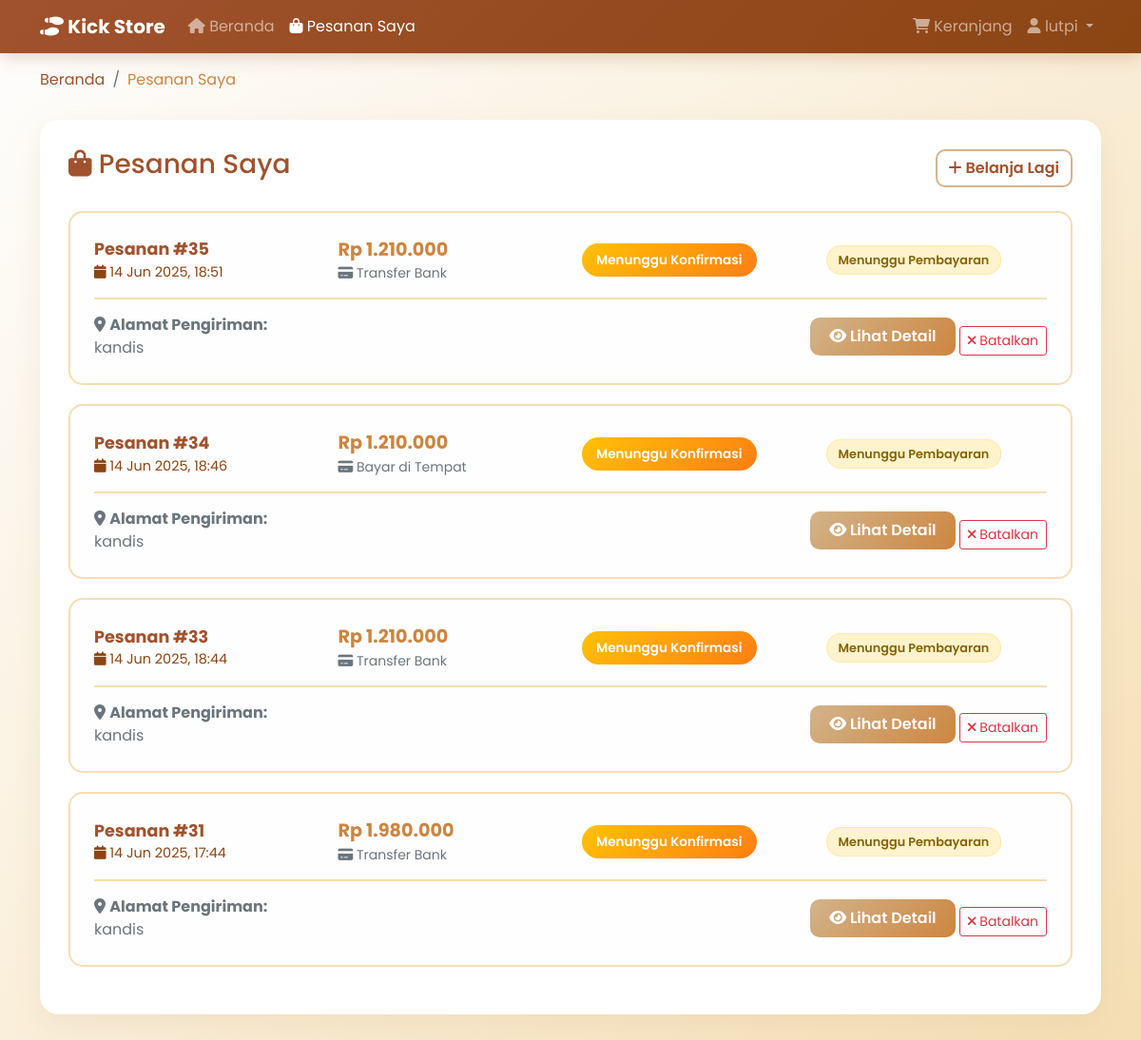
/buyer/orders.php (signed in), run on the app's committed database.
### tables this page shows
CREATE TABLE `orders` (
  `id` int NOT NULL,
  `user_id` int NOT NULL,
  `total_amount` decimal(10,2) NOT NULL,
  `subtotal` decimal(10,2) DEFAULT '0.00',
  `tax_amount` decimal(10,2) DEFAULT '0.00',
  `shipping_amount` decimal(10,2) DEFAULT '0.00',
  `status` enum('pending','confirmed','shipped','delivered','cancelled') DEFAULT 'pending',
  `payment_status` enum('pending','paid','failed') DEFAULT 'pending',
  `payment_method` varchar(50) DEFAULT NULL,
  `shipping_address` text,
  `notes` text,
  `created_at` timestamp NULL DEFAULT CURRENT_TIMESTAMP
);

### buyer/orders.php (the view, shortened to what this page needs)
<?php
$database = new Database();
$db = $database->getConnection();
$query = "SELECT * FROM orders WHERE user_id = ? ORDER BY created_at DESC";
$stmt = $db->prepare($query);
$stmt->execute([$_SESSION['user_id']]);
$orders = $stmt->fetchAll(PDO::FETCH_ASSOC);
?>
<!DOCTYPE html>
<html lang="id">
<head>
    <link href="https://cdn.jsdelivr.net/npm/bootstrap@5.1.3/dist/css/bootstrap.min.css" rel="stylesheet">
    <link href="https://cdnjs.cloudflare.com/ajax/libs/font-awesome/6.0.0/css/all.min.css" rel="stylesheet">
</head>
<body>
    <nav class="navbar navbar-expand-lg navbar-dark">
        <div class="container">
            <a class="navbar-brand fw-bold" href="index.php">
                <i class="fas fa-shoe-prints"></i> Kick Store
            </a>
            <div class="collapse navbar-collapse" id="navbarNav">
                <ul class="navbar-nav me-auto">
                    <li class="nav-item">
                        <a class="nav-link" href="index.php">
                            <i class="fas fa-home"></i> Beranda
                        </a>
                    </li>
                    <li class="nav-item">
                        <a class="nav-link active" href="orders.php">
                            <i class="fas fa-shopping-bag"></i> Pesanan Saya
                        </a>
                    </li>
                </ul>
                <ul class="navbar-nav">
                    <li class="nav-item">
                        <a class="nav-link" href="cart.php">
                            <i class="fas fa-shopping-cart"></i> Keranjang
                        </a>
                    </li>
                    <li class="nav-item dropdown">
                        <a class="nav-link dropdown-toggle" href="#" role="button" data-bs-toggle="dropdown">
                            <i class="fas fa-user"></i> <?php echo $_SESSION['full_name']; ?>
                        </a>
                    </li>
                </ul>
            </div>
        </div>
    </nav>
    <div class="container">
        <nav aria-label="breadcrumb" class="mt-3">
            <ol class="breadcrumb">
                <li class="breadcrumb-item"><a href="index.php">Beranda</a></li>
                <li class="breadcrumb-item active">Pesanan Saya</li>
            </ol>
        </nav>
        <div class="orders-container">
            <div class="d-flex justify-content-between align-items-center mb-4">
                <h3 style="color: #A0522D;">
                    <i class="fas fa-shopping-bag"></i> Pesanan Saya
                </h3>
                <a href="index.php" class="btn btn-outline-primary">
                    <i class="fas fa-plus"></i> Belanja Lagi
                </a>
            </div>
            <?php if (empty($orders)): ?>
                <div class="empty-orders">
                    <i class="fas fa-shopping-bag"></i>
                    <h3>Belum Ada Pesanan</h3>
                    <p class="text-muted mb-4">Anda belum pernah melakukan pemesanan. Mulai belanja sekarang!</p>
                    <a href="index.php" class="btn btn-primary btn-lg">
                        <i class="fas fa-shopping-cart"></i> Mulai Belanja
                    </a>
                </div>
            <?php else: ?>
                <?php foreach ($orders as $order): ?>
                    <div class="order-card">
                        <div class="order-header">
                            <div class="row align-items-center">
                                <div class="col-md-3">
                                    <div class="order-id">Pesanan #<?php echo $order['id']; ?></div>
                                    <div class="order-date">
                                        <i class="fas fa-calendar"></i>
                                        <?php echo date('d M Y, H:i', strtotime($order['created_at'])); ?>
                                    </div>
                                </div>
                                <div class="col-md-3">
                                    <div class="order-total">
                                        Rp <?php echo number_format($order['total_amount'], 0, ',', '.'); ?>
                                    </div>
                                    <div class="text-muted small">
                                        <i class="fas fa-credit-card"></i>
                                        <?php
                                        $payment_methods = [
                                            'bank_transfer' => 'Transfer Bank',
                                            'cod' => 'Bayar di Tempat',
                                            'e_wallet' => 'E-Wallet'
                                        ];
                                        echo $payment_methods[$order['payment_method']] ?? $order['payment_method'];
                                        ?>
                                    </div>
                                </div>
                                <div class="col-md-3">
                                    <span class="status-badge status-<?php echo $order['status']; ?>">
                                        <?php
                                        $status_text = [
                                            'pending' => 'Menunggu Konfirmasi',
                                            'confirmed' => 'Dikonfirmasi',
                                            'shipped' => 'Sedang Dikirim',
                                            'delivered' => 'Terkirim',
                                            'cancelled' => 'Dibatalkan'
                                        ];
                                        echo $status_text[$order['status']] ?? ucfirst($order['status']);
                                        ?>
                                    </span>
                                </div>
                                <div class="col-md-3">
                                    <span class="payment-badge payment-<?php echo $order['payment_status']; ?>">
                                        <?php
                                        $payment_text = [
                                            'paid' => 'Sudah Dibayar',
                                            'pending' => 'Menunggu Pembayaran',
                                            'failed' => 'Pembayaran Gagal'
                                        ];
                                        echo $payment_text[$order['payment_status']] ?? ucfirst($order['payment_status']);
                                        ?>
                                    </span>
                                </div>
                            </div>
                        </div>
                        <div class="row align-items-center">
                            <div class="col-md-8">
                                <div class="text-muted">
                                    <i class="fas fa-map-marker-alt"></i>
                                    <strong>Alamat Pengiriman:</strong><br>
                                    <?php echo nl2br(htmlspecialchars($order['shipping_address'])); ?>
                                </div>
                            </div>
                            <div class="col-md-4 text-end">
                                <a href="order_details.php?id=<?php echo $order['id']; ?>" class="btn btn-primary">
                                    <i class="fas fa-eye"></i> Lihat Detail
                                </a>
                                <?php if ($order['status'] == 'pending' && $order['payment_status'] == 'pending'): ?>
                                    <button class="btn btn-outline-danger btn-sm mt-2" onclick="cancelOrder(<?php echo $order['id']; ?>)">
                                        <i class="fas fa-times"></i> Batalkan
                                    </button>
                                <?php endif; ?>
                            </div>
                        </div>
                    </div>
                <?php endforeach; ?>
            <?php endif; ?>
        </div>
    </div>
</body>
</html>

### buyer/orders.php (style rules this page uses)
* { font-family: 'Poppins', sans-serif; }
body { background: linear-gradient(135deg, #FEFEFE 0%, #F5DEB3 100%); min-height: 100vh; }
.navbar { background: linear-gradient(135deg, #A0522D 0%, #8B4513 100%) !important; box-shadow: 0 2px 20px rgba(160, 82, 45, 0.3); }
.orders-container { background: white; border-radius: 20px; box-shadow: 0 10px 30px rgba(210, 180, 140, 0.2); padding: 30px; margin: 30px 0; }
.order-card { background: #FEFEFE; border: 2px solid #F5DEB3; border-radius: 15px; padding: 25px; margin-bottom: 20px; transition: all 0.3s ease; }
.order-header { border-bottom: 2px solid #F5DEB3; padding-bottom: 15px; margin-bottom: 15px; }
.order-id { color: #A0522D; font-weight: 700; font-size: 1.1rem; }
.order-date { color: #8B4513; font-size: 0.9rem; }
.order-total { color: #CD853F; font-weight: 700; font-size: 1.2rem; }
.status-badge { padding: 8px 15px; border-radius: 20px; font-weight: 600; font-size: 0.85rem; }
.status-pending { background: linear-gradient(135deg, #ffc107 0%, #fd7e14 100%); color: white; }
.payment-badge { padding: 6px 12px; border-radius: 15px; font-weight: 600; font-size: 0.8rem; }
.payment-pending { background: #fff3cd; color: #856404; border: 1px solid #ffeaa7; }
.btn-primary { background: linear-gradient(135deg, #D2B48C 0%, #CD853F 100%); border: none; border-radius: 10px; padding: 8px 20px; font-weight: 600; transition: all 0.3s ease; }
.btn-outline-primary { border: 2px solid #D2B48C; color: #A0522D; border-radius: 10px; font-weight: 600; }
.breadcrumb { background: transparent; padding: 0; margin-bottom: 20px; }
.breadcrumb-item a { color: #A0522D; text-decoration: none; }
.breadcrumb-item.active { color: #CD853F; }

### data on the page
orders: id "35", created_at "14 Jun 2025, 18:51", total_amount "1.210.000", payment_method "Transfer Bank", status "Menunggu Konfirmasi", payment_status "Menunggu Pembayaran", shipping_address "kandis"
orders: id "34", created_at "14 Jun 2025, 18:46", total_amount "1.210.000", payment_method "Bayar di Tempat", status "Menunggu Konfirmasi", payment_status "Menunggu Pembayaran", shipping_address "kandis"
orders: id "33", created_at "14 Jun 2025, 18:44", total_amount "1.210.000", payment_method "Transfer Bank", status "Menunggu Konfirmasi", payment_status "Menunggu Pembayaran", shipping_address "kandis"
orders: id "31", created_at "14 Jun 2025, 17:44", total_amount "1.980.000", payment_method "Transfer Bank", status "Menunggu Konfirmasi", payment_status "Menunggu Pembayaran", shipping_address "kandis"

### other printed values
$_SESSION['full_name'] "lutpi"
